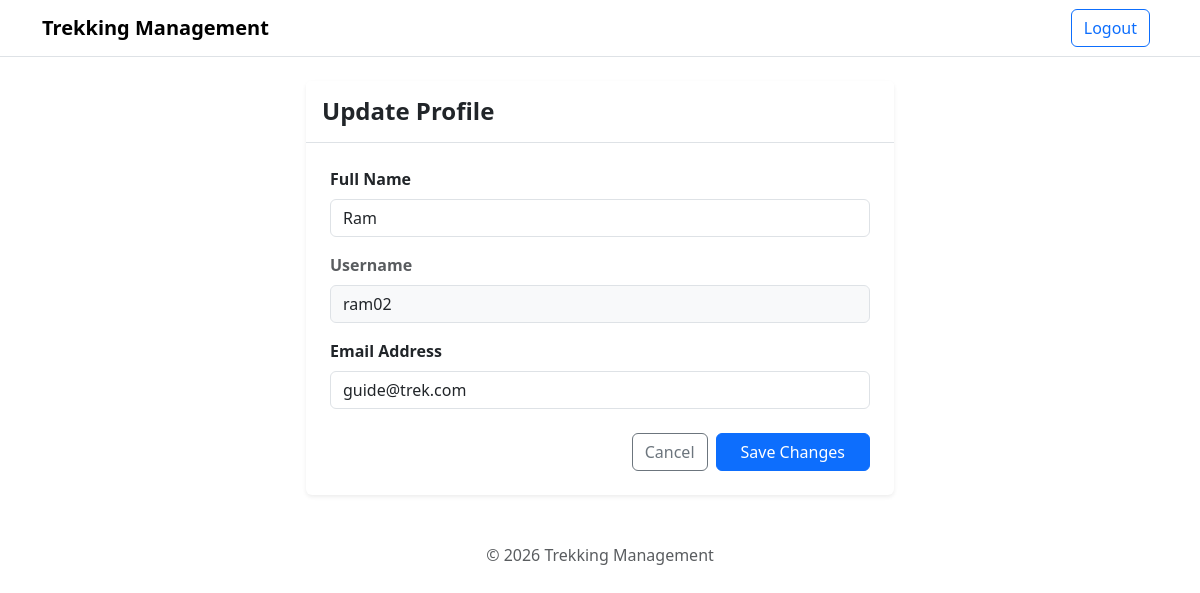
Screenshot of /update-trekker-profile (signed in) with the database file from the repository.
### models.py (models this page shows)
class User(db.Model):
    id = db.Column(
        db.Integer,
        primary_key=True
    )
    name = db.Column(
        db.String(200),
        nullable=False
    )
    username = db.Column(
        db.String(200),
        nullable=False,
        unique=True
    )
    email = db.Column(
        db.String(200),
        nullable=False,
        unique=True
    )
    password = db.Column(
        db.String(300),
        nullable=False
    )
    role = db.relationship(
        "Role",
        secondary = user_roles,
        back_populates='user')
    profile = db.relationship(
        "staff_profile",
        uselist=False,
        backref='user'
    )
    booking = db.relationship(
        "Booking",
        secondary = user_booking,
        backref = 'user'
    )

### app.py (the view)
@app.route('/update-trekker-profile', methods=['GET', 'POST'])
def update_trekker_profile():
    if 'user_id' not in session:
        return redirect('/login')
    user_id = session.get('user_id')
    current_user = User.query.get(user_id)
    if request.method == 'POST':
        current_user.name = request.form['name']
        current_user.email = request.form['email']
        db.session.commit()
        return redirect(url_for('trekker_dashboard', tab='profile'))
    return render_template('update_trekker_profile.html', current_user=current_user)

### templates/update_trekker_profile.html (shortened to what this page needs)
{% extends 'base.html' %}
{% block container %}
<div class="row justify-content-center mt-4">
    <div class="col-md-6">
        <div class="card shadow-sm border-0">
            <div class="card-header bg-white border-bottom py-3">
                <h4 class="fw-bold mb-0 text-dark">Update Profile</h4>
            </div>
            <div class="card-body p-4">
                <form action="{{ url_for('update_trekker_profile') }}" method="POST">
                    <div class="mb-3">
                        <label for="name" class="form-label fw-semibold">Full Name</label>
                        <input type="text" class="form-control" id="name" name="name"
                            value="{{ current_user.name }}" required>
                    </div>
                    <div class="mb-3">
                        <label class="form-label fw-semibold text-muted">Username</label>
                        <input type="text" class="form-control bg-light" value="{{ current_user.username }}" readonly disabled>
                    </div>
                    <div class="mb-4">
                        <label for="email" class="form-label fw-semibold">Email Address</label>
                        <input type="email" class="form-control" id="email" name="email"
                            value="{{ current_user.email }}" required>
                    </div>
                    <div class="d-flex justify-content-end gap-2">
                        <a href="{{ url_for('trekker_dashboard', tab='profile') }}" class="btn btn-outline-secondary">Cancel</a>
                        <button type="submit" class="btn btn-primary px-4">Save Changes</button>
                    </div>
                </form>
            </div>
        </div>
    </div>
</div>
{% endblock %}

### rows the page displays
User: name "Ram", username "ram02", email "guide@trek.com"
